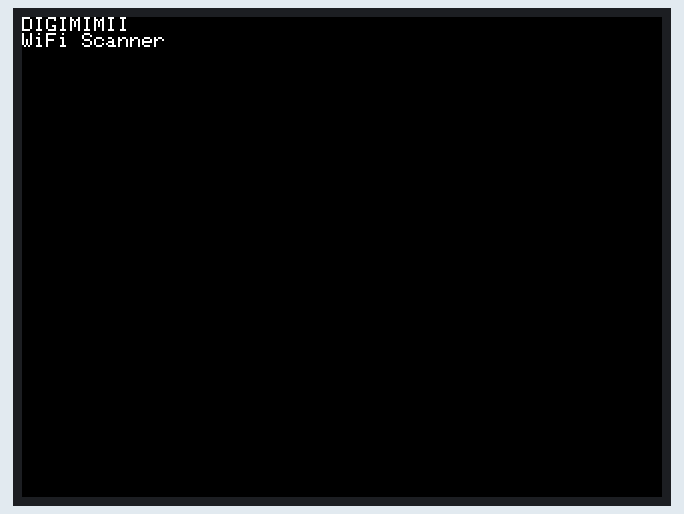
Recording of a sketch running on a simulated ESP32. On the bench: 320×240 colour display. A WiFi scan finds three made-up networks.

Above: at 0.3 s.
At 4.5 s:
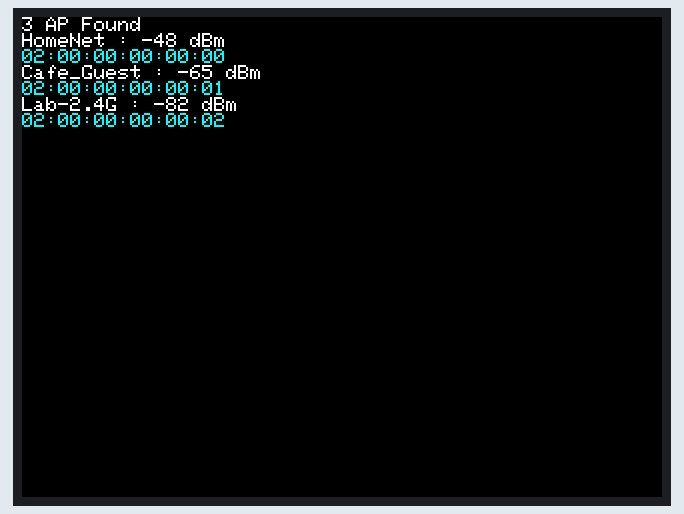
At 9.7 s:
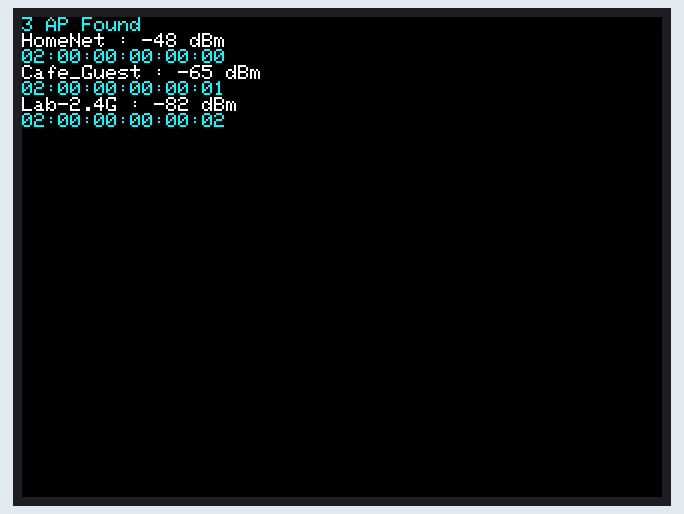

Measured:
- what the display in image 0 shows lasts 4.1 s, from 0.3 s to 4.4 s
- what the display in image 1 shows lasts 5.2 s, from 4.4 s to 9.6 s

The sketch:

DigiMimii.ino
```cpp
// ======================================================
// デジみみぃ
// 周囲のWi-Fiアクセスポイントを検出して表示する
// M5StickS3 + M5Unified
// ======================================================

// M5StickS3制御ライブラリ
#include <M5Unified.h>

// ESP32 Wi-Fiライブラリ
#include <WiFi.h>


// ------------------------------------------------------
// Wi-Fi情報
// ------------------------------------------------------
struct WiFiInfo {
  String ssid;   // Wi-Fi名
  String bssid;  // 固有ID
  int rssi;      // 電波強度
  int channel;   // チャンネル
};

// ------------------------------------------------------
// 最大32件保存
// ------------------------------------------------------
WiFiInfo wifiList[32];

// ------------------------------------------------------
// 初期化処理
// 電源投入時に1回だけ実行される
// ------------------------------------------------------
void setup() {

  // M5StickS3の設定を取得
  auto cfg = M5.config();

  // M5StickS3初期化
  M5.begin(cfg);

  // LCDを横向き表示
  M5.Display.setRotation(3);

  // 文字サイズ設定
  M5.Display.setTextSize(1);

  // Wi-Fiをステーションモードに設定
  // （アクセスポイントにはしない）
  WiFi.mode(WIFI_STA);

  // 念のため接続状態を解除
  WiFi.disconnect();

  delay(100);

  // タイトル表示
  M5.Display.println("DIGIMIMII");
  M5.Display.println("WiFi Scanner");

  // 起動画面を2秒表示
  delay(2000);
}

// ------------------------------------------------------
// メインループ
// setup()終了後に繰り返し実行される
// ------------------------------------------------------
void loop() {
  // 前回のスキャン結果を解放
  WiFi.scanDelete();

  // Wi-FiタスクへCPU時間を渡す
  delay(100);

  // 周囲のWi-Fiをスキャン
  int n = WiFi.scanNetworks();

  // Wi-FiタスクへCPU時間を渡す
  delay(10);

  // スキャン失敗時
  if (n < 0) {

    M5.Display.fillScreen(BLACK);
    M5.Display.setCursor(0, 0);

    M5.Display.setTextColor(RED);
    M5.Display.println("Scan Error");

    delay(3000);
    return;
  }

  // 画面クリア
  M5.Display.fillScreen(BLACK);

  // カーソルを左上へ移動
  M5.Display.setCursor(0, 0);

  // 検出数表示
  M5.Display.printf("%d AP Found\n", n);

  // 最大8件まで表示
  for (int i = 0; i < n && i < 8; i++) {
    // SSID取得
    String ssid = WiFi.SSID(i);

    // RSSI取得
    int rssi = WiFi.RSSI(i);

    // BSSID取得
    String bssid = WiFi.BSSIDstr(i);

    M5.Display.setTextColor(WHITE);
    M5.Display.printf("%s : %d dBm\n",
                      ssid.c_str(),
                      rssi);

    M5.Display.setTextColor(CYAN);
    M5.Display.printf("%s\n",
                      bssid.c_str());
  }

  // 3秒待って再スキャン
  delay(3000);
}
```
